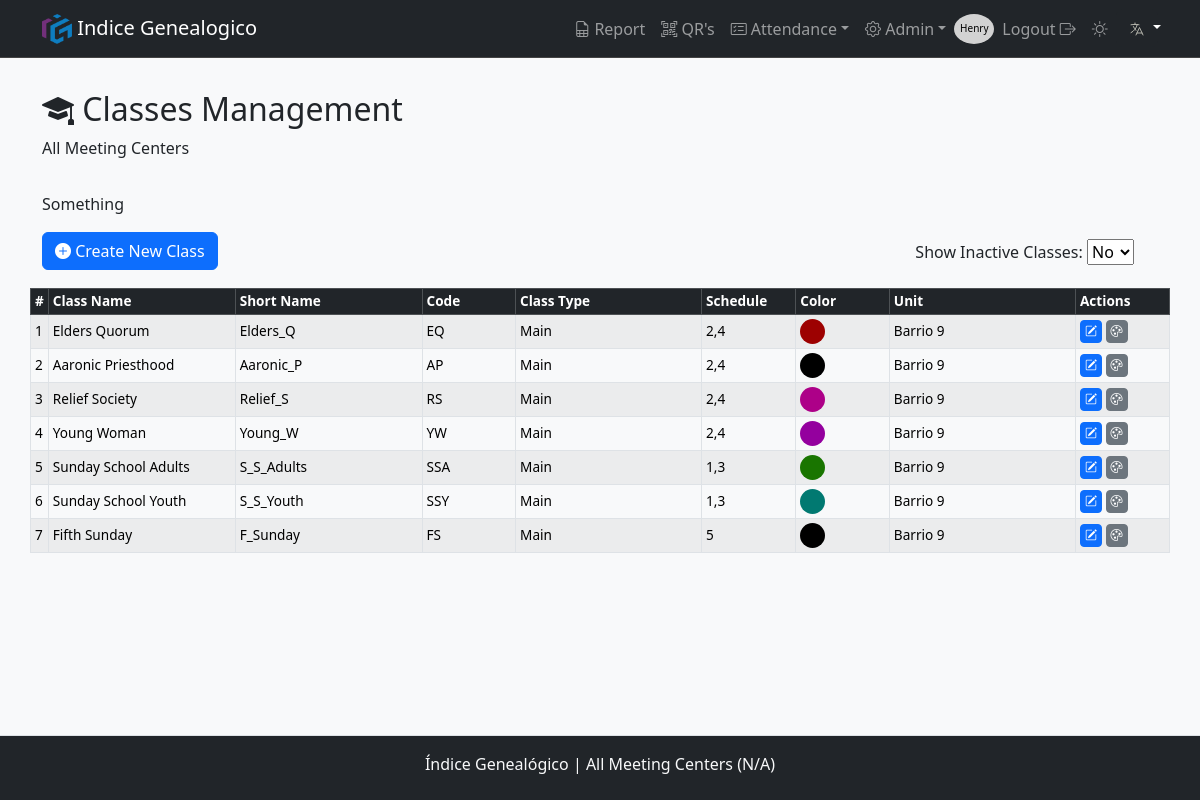
Screenshot of /classes/ (signed in) with the database file from the repository.
### app/models/users_model.py (models this page shows, shortened)
class User(db.Model, UserMixin):
    __tablename__ = 'users'
    id                = db.Column(db.Integer, primary_key=True)
    username          = db.Column(db.String(80), nullable=False, unique=True)
    email             = db.Column(db.String(120), unique=True)
    name              = db.Column(db.String(20), nullable=False)
    lastname          = db.Column(db.String(20), nullable=False)
    password_hash     = db.Column(db.String(128), nullable=False)
    role              = db.Column(db.String(10), nullable=False, default='User')  # Puede ser 'Owner', 'Admin', 'User'
    is_active         = db.Column(db.Boolean, default=True)
    meeting_center_id = db.Column(db.Integer, db.ForeignKey('meeting_center.id'), nullable=False)  # Clave foránea
    organization_id   = db.Column(db.Integer, db.ForeignKey('organization.id'), nullable=False)  # Clave foránea

### app/models/classes_model.py (models this page shows, shortened)
class Classes(db.Model):
    __tablename__ = 'classes'
    id                = db.Column(db.Integer, primary_key=True)
    class_name        = db.Column(db.String(50), nullable=False)
    short_name        = db.Column(db.String(20), nullable=False)
    class_code        = db.Column(db.String(10), nullable=False)
    class_type        = db.Column(db.String(10), nullable=False, default='Extra')
    schedule          = db.Column(db.String(10), nullable=True)
    is_active         = db.Column(db.Boolean, nullable=False, default=True)
    class_color       = db.Column(db.String(7), nullable=True, default="#000000")
    organization_id   = db.Column(db.Integer, db.ForeignKey('organization.id'), nullable=False)
    meeting_center_id = db.Column(db.Integer, db.ForeignKey('meeting_center.id'), nullable=False)
    attendances       = db.relationship('Attendance', backref=db.backref('classes', lazy=True), cascade="all, delete-orphan")
    organization      = db.relationship('Organization', backref=db.backref('classes', lazy=True))
    __table_args__ = (
    UniqueConstraint('class_code', 'meeting_center_id', name='uq_class_code_meeting_center'),
    UniqueConstraint('class_name', 'meeting_center_id', name='uq_class_name_meeting_center'),
    UniqueConstraint('short_name', 'meeting_center_id', name='uq_short_name_meeting_center'),
    )
    def delete(self):
        if self.attendances:
            raise ValueError(_('Cannot delete a class with registered attendance.'))
        db.session.delete(self)

### app/models/meeting_centers_model.py (models this page shows, shortened)
class MeetingCenter(db.Model):
    __tablename__ = 'meeting_center'
    id                 = db.Column(db.Integer, primary_key=True)
    unit_number        = db.Column(db.Integer, unique=True, nullable=False)
    name               = db.Column(db.String(50), nullable=False)
    short_name         = db.Column(db.String(20), nullable=False)
    city               = db.Column(db.String(50), nullable=True)
    start_time         = db.Column(db.Time, nullable=True)
    end_time           = db.Column(db.Time, nullable=True)
    is_restricted      = db.Column(db.Boolean, default=False)
    grace_period_hours = db.Column(db.Integer, nullable=True, default=0)
    attendances  = db.relationship('Attendance', backref=db.backref('meeting_center', lazy=True), cascade="all, delete-orphan")
    users        = db.relationship('User', backref=db.backref('meeting_center', lazy=True), cascade="all, delete-orphan")
    classes      = db.relationship('Classes', backref=db.backref('meeting_center', lazy=True), cascade="all, delete-orphan")
    members      = db.relationship('Member', back_populates='meeting_center', lazy=True, cascade="all, delete-orphan")
    agenda       = db.relationship('Agenda', backref=db.backref('meeting_center', lazy=True), cascade="all, delete-orphan")
    def delete(self):
        if self.attendances:
            raise ValueError(_('Cannot delete a church unit with registered attendance.'))
        db.session.delete(self)

### app/routes/classes_route.py (the view)
@bp_classes.route('/', methods=['GET'])
@role_required('Admin', 'Super', 'Owner')
def classes():
    role = session.get('role')
    organization_id = session['organization_id']
    meeting_center_id = get_meeting_center_id()
    query = db.session.query(
        Classes.id,
        Classes.class_name,
        Classes.short_name,
        Classes.class_code,
        Classes.class_type,
        Classes.schedule,
        Classes.is_active,
        Classes.class_color,
        Classes.organization_id,
        MeetingCenter.short_name.label('meeting_short_name')
    ).join(MeetingCenter, Classes.meeting_center_id == MeetingCenter.id)
    if role == 'Admin': # Si es Admin, filtrar por meeting_center_id
        query = query.filter(Classes.meeting_center_id == meeting_center_id)
    elif role == 'Super':# Si es Super, filtrar por organization_id y meeting_center_id
        query = query.filter(Classes.organization_id == organization_id)
        query = query.filter(Classes.meeting_center_id == meeting_center_id)
    elif role == 'Owner': # Si no es Admin ni Super, aplicar la lógica existente para Owner
        if not (meeting_center_id == 'all'):
            query = query.filter(Classes.meeting_center_id == meeting_center_id)
    classes = query.all()
    return render_template('classes/list.html', classes=classes)

### app/__init__.py (called while the page is built)
def get_locale():
    lang = request.args.get('lang')
    if lang and lang in Config.LANGUAGES:
        session['lang'] = lang
        return lang
    if 'lang' in session and session['lang'] in Config.LANGUAGES:
        return session['lang']
    return request.accept_languages.best_match(Config.LANGUAGES)

### app/utils.py (called while the page is built)
def role_required(*roles):
    def decorator(f):
        @wraps(f)
        def decorated_function(*args, **kwargs):
            if g.user is None:  # Si no está autenticado, lo redirigimos a login
                return redirect(url_for('auth.login', next=request.url))
            user_role = session.get('role')  # Suponiendo que el rol se almacena en la sesión
            if user_role not in roles:
                flash(_('You do not have permission to perform this action.'), 'danger')
                return redirect(url_for('auth.login'))  # O podrías redirigir a otra página
            return f(*args, **kwargs)
        return decorated_function
    return decorator

def get_meeting_center_id():
    if session.get('role') == 'Owner':
        setup = Setup.query.filter_by(key='SelectedMeetingCenterId', meeting_center_id=1).first()
        if setup:
            return setup.value  # Retorna el valor del meeting_center_id almacenado en Setup
        return 'all'  # Si no hay valor en Setup, por defecto retorna 'all'
    return session.get('meeting_center_id')  # Para otros roles, usar el valor de la sesión

### app/templates/classes/list.html (shortened to what this page needs)
{% extends "layout.html" %}
{% block pageTitle %}<i class="bi bi-mortarboard-fill"></i>  {{ _('Classes Management') }}{% endblock %}
{% block content %}
<div class="col-xl-8">
  <p class="mb-3">
    {{ _("Something") }}
  </p>
</div>
<div class="row d-flex justify-content-between">
  <div class="col-auto">
    <a class="btn btn-primary" href="{{ url_for('classes.create_class') }}"><i class="bi bi-plus-circle-fill"></i>  {{ _('Create New Class') }}</a>
  </div>
  <form class="col-auto" id="toggleInactiveClasses" method="POST" action="/attendances">
    <div class="form-inline mb-3">
      <label class="my-2 mr-2 col-auto" for="inactive_classes_toggle">{{ _('Show Inactive Classes:') }}</label>
      <select class="custom-select my-1 mr-sm-2" id="inactive_classes_toggle" onchange="toggleInactiveClasses()">
          <option value="false">{{ _('No') }}</option>
      </select>
    </div>
  </form>
</div>
<table class="table table-bordered table-striped table-sm pb-5">
  <thead class="table-dark">
    <tr>
      <th scope="col">#</th>
      <th scope="col">{{ _('Class Name') }}</th>
      <th scope="col" class="d-none d-md-table-cell">{{ _('Short Name') }}</th>
      <th scope="col" class="d-none d-md-table-cell">{{ _('Code') }}</th>
      <th scope="col">{{ _('Class Type') }}</th>
      <th scope="col">{{ _('Schedule') }}</th>
      <th scope="col" class="d-none d-lg-table-cell">{{ _('Color') }}</th>
      <th scope="col" class="d-none d-lg-table-cell">{{ _('Unit') }}</th>
      <th scope="col">{{ _('Actions') }}</th>
    </tr>
  </thead>
  <tbody>
    {% for class in classes %}
      <tr class="class-row" data-is-active="{{ 'true' if class.is_active else 'false' }}">
        <td scope="row">{{ loop.index }}</td>
        <td class="col-md-2">{{ _(class.class_name) }}</td>
        <td class="col-md-2 d-none d-md-table-cell">{{ _(class.short_name) }}</td>
        <td class="col-md-1 d-none d-md-table-cell">{{ _(class.class_code)}}</td>
        <td class="col-md-2">{{ _(class.class_type)}}</td>
        <td class="col-md-1">{{ class.schedule}}</td>
        <td style="color: {{ class.class_color }};" class="col-md-1 d-none d-lg-table-cell"><div class="class_color" style="background-color: {{ class.class_color }};"></div></td>
        <td class="col-md-2 d-none d-lg-table-cell dot-1">{{ class.meeting_short_name}}</td>
        <td class="col-md-2">
          <a type="button" class="btn btn-primary btn-sm" data-toggle="tooltip" title="{{ _('Edit class') }}" href="{{ url_for('classes.update_class', id=class.id) }}">
            <i class="bi bi-pencil-square"></i>
          </a>
          <button type="button" class="btn btn-secondary btn-sm" data-toggle="tooltip" title="{{ _('Reset class color') }}" onclick="resetColor({{ class.id }})">
            <i class="bi bi-palette"></i>
          </button>
        </td>
      </tr>
    {% endfor%}
  </tbody>
</table>
{% endblock %}

### app/templates/partials/navbar.html (shortened to what this page needs)
<nav class="navbar navbar-expand-lg bg-dark border-bottom border-body sticky-top" data-bs-theme="dark">
    <div class="container">
        <a class="navbar-brand" href="#"> <img src="{{ url_for('static', filename='/img/favicon/android-chrome-512x512.png') }}" alt="Logo" width="30" height="30" class="d-inline-block align-text-top"> Indice Genealogico </a>
        <div class="collapse navbar-collapse" id="navbarNav">
            <ul class="navbar-nav">
                {% if session['user_id'] %}
                    {% if session['role'] != 'Operator'%}
                        <li class="nav-item"><a class="nav-link {{ 'active' if request.endpoint == 'attendance.attendance_report' else '' }}" href="{{ url_for('attendance.attendance_report') }}"><i class="bi bi-file-earmark-spreadsheet"></i> {{ _('Report') }}</a></li>
                        <li class="nav-item"><a class="nav-link {{ 'active' if request.endpoint == 'pdf.list_pdfs' else '' }}" href="{{ url_for('pdf.list_pdfs') }}"><i class="bi bi-qr-code-scan"></i>  QR's</a></li>
                        <li class="nav-item dropdown">
                            <a class="nav-link dropdown-toggle" href="#" id="navbarDropdown" role="button" data-toggle="dropdown" aria-haspopup="true" aria-expanded="false"><i class="bi bi-card-checklist"></i> {{ _('Attendance') }}</a>
                        </li>
                        {% if session['role'] in ['Owner', 'Admin', 'Super'] %}
                            <li class="nav-item dropdown">
                                <a class="nav-link dropdown-toggle" href="#" id="navbarDropdown" role="button" data-toggle="dropdown" aria-haspopup="true" aria-expanded="false"><i class="bi bi-gear"></i> {{ 'Admin' }}</a>
                                </li>
                        {% endif %}
                    {% endif %}
                    <div class="circle">
                        <a class="nav-link" href="{{ url_for('user.profile', id=session['user_id']) }}"><p style="color: black; font-size: 10px; display:block; padding-top: 15px;">{{ session['user_name'] }}</p></a>
                    </div>
                    <li class="nav-item"><a class="nav-link" href="{{ url_for('auth.logout') }}"></i>{{ _('Logout') }}  <i class="bi bi-box-arrow-right"></i></a></i></li>
                {% else %}
                    {% if request.endpoint != 'auth.login' %}
                        <li class="nav-item"><a class="nav-link" href="{{ url_for('auth.login') }}"><i class="bi bi-box-arrow-in-right"></i> {{ _('Login') }}</a></li>
                    {% endif %}
                {% endif %}
                <li class="nav-item"><a class="nav-link"  id="themeSwitcher" href=""></a></li>
                <div class="dropdown">
                    <button class="btn btn-dark dropdown-toggle" type="button" id="languageDropdown" data-bs-toggle="dropdown" aria-expanded="false">
                        <img class="langSelector"src="{{ url_for('static', filename='img/flags/lang.svg') }}" alt="{{ get_locale() }}" class="flag-icon">
                    </button>
                </div>
            </ul>
        </div>
    </div>
</nav>

### app/static/css/styles.css (style rules this page uses)
body { display: flex; min-height: 100vh; flex-direction: column; }
.navbar-collapse { -ms-flex-positive: 0; flex-grow: 0; }
.circle { border-radius: 50%; width: 40px; height: 30px; background-color: #d2d2d2; color: black; display: flex; justify-content: center; align-items: center; margin-top: 5px; }
.dot-1 { overflow: hidden; display: -webkit-box; -webkit-box-orient: vertical; -webkit-line-clamp: 1; line-clamp:1; }
.class_color { display: inline-block; width: 25px; height: 25px; border-radius: 50%; vertical-align: middle; }
[data-bs-theme="light"] { --bs-body-bg: #f8f9fa; --bs-body-color: #212529; --bs-link-color: #0d6efd; --bs-border-color: #dee2e6; --bs-btn-bg: #e9ecef; --bs-btn-hover-bg: #d6d8db; }
[data-bs-theme="dark"] { --bs-body-bg: #121212; --bs-body-color: #e9ecef; --bs-link-color: #66b2ff; --bs-border-color: #444; }
td button[type="button"], td a[type="button"] { padding: 4px; font-size: 0.75rem; line-height: 1; }
td button[type="button"] i, td a[type="button"] i { font-size : 0.75rem; padding : 0; line-height : 1; vertical-align: middle; }
table { font-size: 0.85rem; }
table th, table td { padding : 4px 8px; line-height : 1.2; vertical-align: middle; }
table th { font-weight: 600; }
.langSelector { color: #b5b5ac; }

### rows the page displays
User: user_name "Henry"
Classes: schedule "2,4", meeting_short_name "Barrio 9"
Classes: schedule "2,4", meeting_short_name "Barrio 9"
Classes: schedule "2,4", meeting_short_name "Barrio 9"
Classes: schedule "2,4", meeting_short_name "Barrio 9"
Classes: schedule "1,3", meeting_short_name "Barrio 9"
Classes: schedule "1,3", meeting_short_name "Barrio 9"
Classes: schedule "5", meeting_short_name "Barrio 9"

### other values shown
{{ 'Admin' }} "Admin"
{{ session['meeting_center_name'] }} "All Meeting Centers"
{{ session['meeting_center_number'] }} "N/A"
form field value "No"
